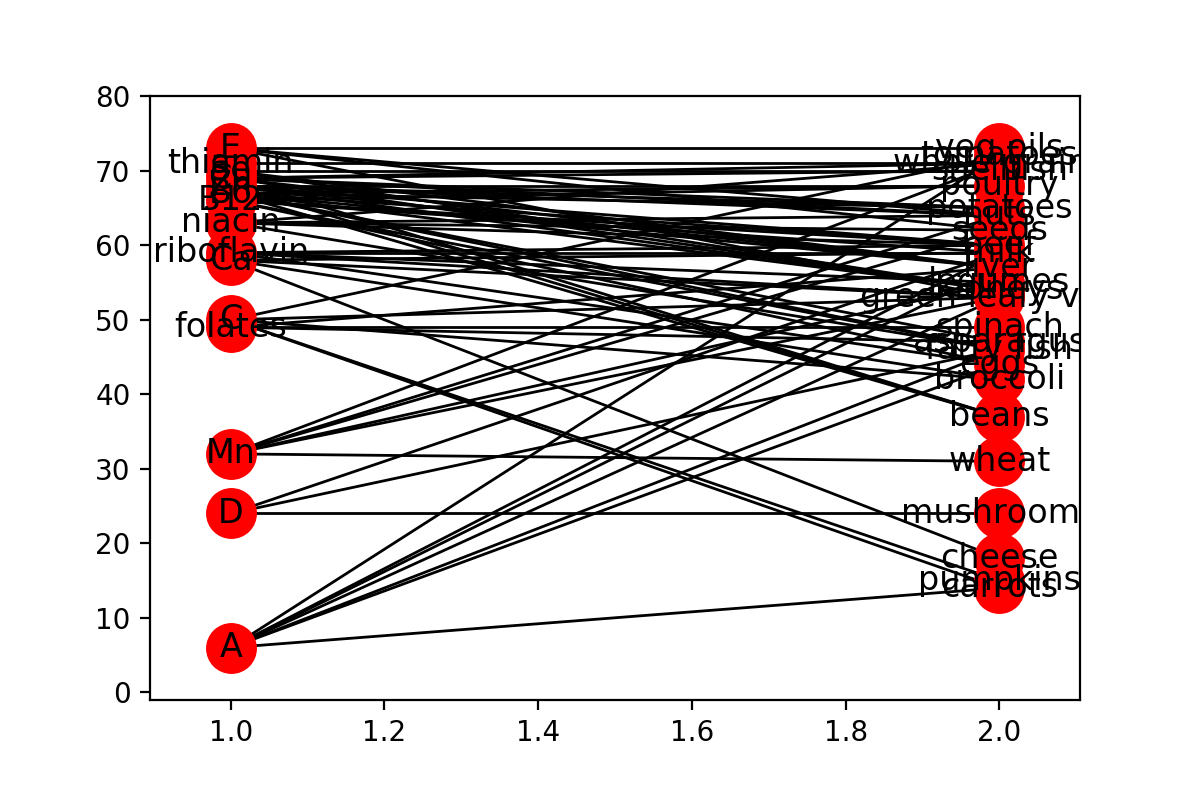

This figure's Python source:
#!/usr/bin/env python3
# -*- coding: utf-8 -*-
"""
Created on Thu May  3 13:18:47 2018

@author: Mengxi Shen
"""
import operator
import networkx as nx
import pandas as pd
import matplotlib.pyplot as plt

nutrients = pd.read_csv("nutrients.csv", header=None)
df1 = nutrients.iloc[:37]
df1.columns=["nutrients","products"]
df2 = nutrients.iloc[37:47]
df2.columns=["products","nutrients"]
df3 = nutrients.iloc[47:50]
df3.columns=["nutrients","products"]
df4 = nutrients.iloc[50:60]
df4.columns=["products","nutrients"]
df5 = nutrients.iloc[60:64]
df5.columns=["nutrients","products"]
df6 = nutrients.iloc[64:71]
df6.columns=["products","nutrients"]
df7 = nutrients.iloc[71:72]
df7.columns=["nutrients","products"]
df8 = nutrients.iloc[72:74]
df8.columns=["products","nutrients"]

nutrients=pd.concat([df1,df2,df3,df4,df5,df6,df7,df8])

edges = nutrients.values.tolist()
nu_nodes = list(set(nutrients["nutrients"].values.tolist()))
pro_nodes = list(set(nutrients["products"].values.tolist()))

B = nx.Graph()
B.add_nodes_from(nu_nodes, bipartite=0) 
B.add_nodes_from(pro_nodes, bipartite=1)
B.add_edges_from(edges)

pos = {}
pos.update((n, (1, i)) for i, n in enumerate(nutrients["nutrients"])) 
pos.update((n, (2, i)) for i, n in enumerate(nutrients["products"])) 
nx.draw_networkx(B, pos=pos, with_label=True)
plt.savefig("nutrients.png", dpi=200)

print(max(nx.degree_centrality(B).items(), key=operator.itemgetter(1))[0])
print(max(nx.betweenness_centrality(B).items(), key=operator.itemgetter(1))[0])
print(max(nx.eigenvector_centrality(B).items(), key=operator.itemgetter(1))[0])
print(max(nx.nx.closeness_centrality(B).items(), key=operator.itemgetter(1))[0])



